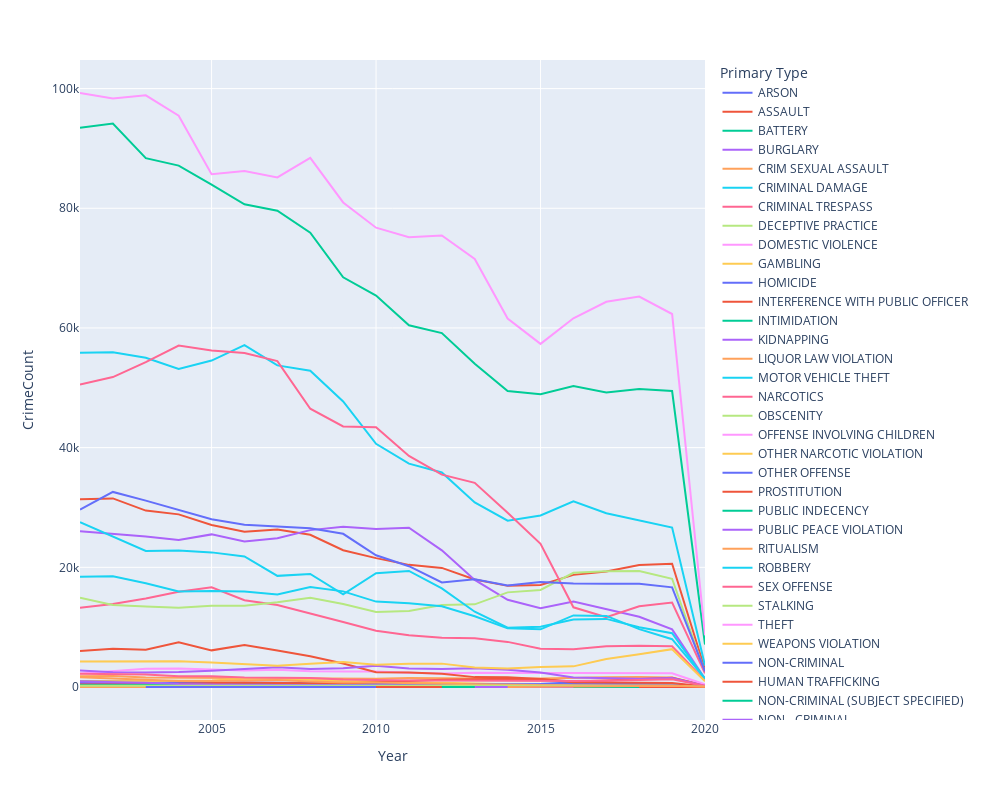

Notebook code cell kept with this figure:
### Markdown cell above
## Insights about the Arrests made in cases of Domestic crimes per year.
1. There is no significant change in the arrests made for domestic crimes over the years with Std. Dev. being 1.58%.  
2. Maximum arrests were made in year 2014 with 21.49% arrest rate. Minimum arrests were made in year 2016 with 17.34%.

### Code cell
groupby_crimes_year=after_dropped_data[['ID','Year','Primary Type']].groupby(['Year','Primary Type']).count().reset_index().rename(columns={'ID':'CrimeCount'})


fig = px.line(groupby_crimes_year, x="Year", y="CrimeCount", color="Primary Type",
              line_group="Primary Type", hover_name="Primary Type",width=1000, height=800)
fig.show()

ax,fig=plt.subplots(figsize=(25,15))
sns.lineplot(data=groupby_crimes_year,x='Year',y='CrimeCount',hue='Primary Type')

### Figure 1 — Plotly figure (JSON) as saved in the notebook; plotly's stock layout.template omitted (floating-point values rounded to 4 significant figures)
{"data": [{"hoverlabel": {"namelength": 0}, "hovertemplate": "<b>%{hovertext}</b><br><br>Primary Type=ARSON<br>Year=%{x}<br>CrimeCount=%{y}", "hovertext": ["ARSON", "ARSON", "ARSON", "ARSON", "ARSON", "ARSON", "ARSON", "ARSON", "ARSON", "ARSON", "ARSON", "ARSON", "ARSON", "ARSON", "ARSON", "ARSON", "ARSON", "ARSON", "ARSON", "ARSON"], "legendgroup": "ARSON", "line": {"color": "#636efa", "dash": "solid"}, "mode": "lines", "name": "ARSON", "showlegend": true, "type": "scatter", "x": [2001, 2002, 2003, 2004, 2005, 2006, 2007, 2008, 2009, 2010, 2011, 2012, 2013, 2014, 2015, 2016, 2017, 2018, 2019, 2020], "xaxis": "x", "y": [1010, 1032, 955, 778, 691, 726, 712, 644, 616, 522, 504, 469, 364, 397, 453, 516, 444, 373, 378, 58], "yaxis": "y"}, {"hoverlabel": {"namelength": 0}, "hovertemplate": "<b>%{hovertext}</b><br><br>Primary Type=ASSAULT<br>Year=%{x}<br>CrimeCount=%{y}", "hovertext": ["ASSAULT", "ASSAULT", "ASSAULT", "ASSAULT", "ASSAULT", "ASSAULT", "ASSAULT", "ASSAULT", "ASSAULT", "ASSAULT", "ASSAULT", "ASSAULT", "ASSAULT", "ASSAULT", "ASSAULT", "ASSAULT", "ASSAULT", "ASSAULT", "ASSAULT", "ASSAULT"], "legendgroup": "ASSAULT", "line": {"color": "#EF553B", "dash": "solid"}, "mode": "lines", "name": "ASSAULT", "showlegend": true, "type": "scatter", "x": [2001, 2002, 2003, 2004, 2005, 2006, 2007, 2008, 2009, 2010, 2011, 2012, 2013, 2014, 2015, 2016, 2017, 2018, 2019, 2020], "xaxis": "x", "y": [31384, 31521, 29477, 28850, 27066, 25945, 26313, 25447, 22861, 21537, 20411, 19899, 17972, 16903, 17045, 18741, 19305, 20402, 20602, 2920], "yaxis": "y"}, {"hoverlabel": {"namelength": 0}, "hovertemplate": "<b>%{hovertext}</b><br><br>Primary Type=BATTERY<br>Year=%{x}<br>CrimeCount=%{y}", "hovertext": ["BATTERY", "BATTERY", "BATTERY", "BATTERY", "BATTERY", "BATTERY", "BATTERY", "BATTERY", "BATTERY", "BATTERY", "BATTERY", "BATTERY", "BATTERY", "BATTERY", "BATTERY", "BATTERY", "BATTERY", "BATTERY", "BATTERY", "BATTERY"], "legendgroup": "BATTERY", "line": {"color": "#00cc96", "dash": "solid"}, "mode": "lines", "name": "BATTERY", "showlegend": true, "type": "scatter", "x": [2001, 2002, 2003, 2004, 2005, 2006, 2007, 2008, 2009, 2010, 2011, 2012, 2013, 2014, 2015, 2016, 2017, 2018, 2019, 2020], "xaxis": "x", "y": [93445, 94151, 88379, 87136, 83964, 80666, 79592, 75923, 68462, 65403, 60458, 59136, 54003, 49449, 48918, 50293, 49227, 49810, 49466, 7083], "yaxis": "y"}, {"hoverlabel": {"namelength": 0}, "hovertemplate": "<b>%{hovertext}</b><br><br>Primary Type=BURGLARY<br>Year=%{x}<br>CrimeCount=%{y}", "hovertext": ["BURGLARY", "BURGLARY", "BURGLARY", "BURGLARY", "BURGLARY", "BURGLARY", "BURGLARY", "BURGLARY", "BURGLARY", "BURGLARY", "BURGLARY", "BURGLARY", "BURGLARY", "BURGLARY", "BURGLARY", "BURGLARY", "BURGLARY", "BURGLARY", "BURGLARY", "BURGLARY"], "legendgroup": "BURGLARY", "line": {"color": "#ab63fa", "dash": "solid"}, "mode": "lines", "name": "BURGLARY", "showlegend": true, "type": "scatter", "x": [2001, 2002, 2003, 2004, 2005, 2006, 2007, 2008, 2009, 2010, 2011, 2012, 2013, 2014, 2015, 2016, 2017, 2018, 2019, 2020], "xaxis": "x", "y": [26011, 25623, 25156, 24564, 25503, 24324, 24858, 26218, 26767, 26422, 26620, 22843, 17895, 14569, 13183, 14287, 12998, 11745, 9623, 1349], "yaxis": "y"}, {"hoverlabel": {"namelength": 0}, "hovertemplate": "<b>%{hovertext}</b><br><br>Primary Type=CRIM SEXUAL ASSAULT<br>Year=%{x}<br>CrimeCount=%{y}", "hovertext": ["CRIM SEXUAL ASSAULT", "CRIM SEXUAL ASSAULT", "CRIM SEXUAL ASSAULT", "CRIM SEXUAL ASSAULT", "CRIM SEXUAL ASSAULT", "CRIM SEXUAL ASSAULT", "CRIM SEXUAL ASSAULT", "CRIM SEXUAL ASSAULT", "CRIM SEXUAL ASSAULT", "CRIM SEXUAL ASSAULT", "CRIM SEXUAL ASSAULT", "CRIM SEXUAL ASSAULT", "CRIM SEXUAL ASSAULT", "CRIM SEXUAL ASSAULT", "CRIM SEXUAL ASSAULT", "CRIM SEXUAL ASSAULT", "CRIM SEXUAL ASSAULT", "CRIM SEXUAL ASSAULT", "CRIM SEXUAL ASSAULT", "CRIM SEXUAL ASSAULT"], "legendgroup": "CRIM SEXUAL ASSAULT", "line": {"color": "#FFA15A", "dash": "solid"}, "mode": "lines", "name": "CRIM SEXUAL ASSAULT", "showlegend": true, "type": "scatter", "x": [2001, 2002, 2003, 2004, 2005, 2006, 2007, 2008, 2009, 2010, 2011, 2012, 2013, 2014, 2015, 2016, 2017, 2018, 2019, 2020], "xaxis": "x", "y": [1804, 1831, 1600, 1575, 1553, 1475, 1552, 1540, 1435, 1370, 1488, 1431, 1320, 1359, 1410, 1580, 1642, 1653, 1594, 251], "yaxis": "y"}, {"hoverlabel": {"namelength": 0}, "hovertemplate": "<b>%{hovertext}</b><br><br>Primary Type=CRIMINAL DAMAGE<br>Year=%{x}<br>CrimeCount=%{y}", "hovertext": ["CRIMINAL DAMAGE", "CRIMINAL DAMAGE", "CRIMINAL DAMAGE", "CRIMINAL DAMAGE", "CRIMINAL DAMAGE", "CRIMINAL DAMAGE", "CRIMINAL DAMAGE", "CRIMINAL DAMAGE", "CRIMINAL DAMAGE", "CRIMINAL DAMAGE", "CRIMINAL DAMAGE", "CRIMINAL DAMAGE", "CRIMINAL DAMAGE", "CRIMINAL DAMAGE", "CRIMINAL DAMAGE", "CRIMINAL DAMAGE", "CRIMINAL DAMAGE", "CRIMINAL DAMAGE", "CRIMINAL DAMAGE", "CRIMINAL DAMAGE"], "legendgroup": "CRIMINAL DAMAGE", "line": {"color": "#19d3f3", "dash": "solid"}, "mode": "lines", "name": "CRIMINAL DAMAGE", "showlegend": true, "type": "scatter", "x": [2001, 2002, 2003, 2004, 2005, 2006, 2007, 2008, 2009, 2010, 2011, 2012, 2013, 2014, 2015, 2016, 2017, 2018, 2019, 2020], "xaxis": "x", "y": [55851, 55940, 55011, 53164, 54548, 57124, 53749, 52841, 47724, 40653, 37332, 35854, 30853, 27798, 28675, 31018, 29044, 27822, 26656, 3591], "yaxis": "y"}, {"hoverlabel": {"namelength": 0}, "hovertemplate": "<b>%{hovertext}</b><br><br>Primary Type=CRIMINAL TRESPASS<br>Year=%{x}<br>CrimeCount=%{y}", "hovertext": ["CRIMINAL TRESPASS", "CRIMINAL TRESPASS", "CRIMINAL TRESPASS", "CRIMINAL TRESPASS", "CRIMINAL TRESPASS", "CRIMINAL TRESPASS", "CRIMINAL TRESPASS", "CRIMINAL TRESPASS", "CRIMINAL TRESPASS", "CRIMINAL TRESPASS", "CRIMINAL TRESPASS", "CRIMINAL TRESPASS", "CRIMINAL TRESPASS", "CRIMINAL TRESPASS", "CRIMINAL TRESPASS", "CRIMINAL TRESPASS", "CRIMINAL TRESPASS", "CRIMINAL TRESPASS", "CRIMINAL TRESPASS", "CRIMINAL TRESPASS"], "legendgroup": "CRIMINAL TRESPASS", "line": {"color": "#FF6692", "dash": "solid"}, "mode": "lines", "name": "CRIMINAL TRESPASS", "showlegend": true, "type": "scatter", "x": [2001, 2002, 2003, 2004, 2005, 2006, 2007, 2008, 2009, 2010, 2011, 2012, 2013, 2014, 2015, 2016, 2017, 2018, 2019, 2020], "xaxis": "x", "y": [13240, 13880, 14807, 15913, 16655, 14505, 13699, 12310, 10851, 9401, 8659, 8216, 8136, 7539, 6401, 6306, 6815, 6907, 6817, 1116], "yaxis": "y"}, {"hoverlabel": {"namelength": 0}, "hovertemplate": "<b>%{hovertext}</b><br><br>Primary Type=DECEPTIVE PRACTICE<br>Year=%{x}<br>CrimeCount=%{y}", "hovertext": ["DECEPTIVE PRACTICE", "DECEPTIVE PRACTICE", "DECEPTIVE PRACTICE", "DECEPTIVE PRACTICE", "DECEPTIVE PRACTICE", "DECEPTIVE PRACTICE", "DECEPTIVE PRACTICE", "DECEPTIVE PRACTICE", "DECEPTIVE PRACTICE", "DECEPTIVE PRACTICE", "DECEPTIVE PRACTICE", "DECEPTIVE PRACTICE", "DECEPTIVE PRACTICE", "DECEPTIVE PRACTICE", "DECEPTIVE PRACTICE", "DECEPTIVE PRACTICE", "DECEPTIVE PRACTICE", "DECEPTIVE PRACTICE", "DECEPTIVE PRACTICE", "DECEPTIVE PRACTICE"], "legendgroup": "DECEPTIVE PRACTICE", "line": {"color": "#B6E880", "dash": "solid"}, "mode": "lines", "name": "DECEPTIVE PRACTICE", "showlegend": true, "type": "scatter", "x": [2001, 2002, 2003, 2004, 2005, 2006, 2007, 2008, 2009, 2010, 2011, 2012, 2013, 2014, 2015, 2016, 2017, 2018, 2019, 2020], "xaxis": "x", "y": [14910, 13719, 13457, 13250, 13575, 13594, 14153, 14906, 13854, 12530, 12690, 13698, 13818, 15815, 16226, 19079, 19358, 19391, 18093, 2420], "yaxis": "y"}, {"hoverlabel": {"namelength": 0}, "hovertemplate": "<b>%{hovertext}</b><br><br>Primary Type=DOMESTIC VIOLENCE<br>Year=%{x}<br>CrimeCount=%{y}", "hovertext": ["DOMESTIC VIOLENCE"], "legendgroup": "DOMESTIC VIOLENCE", "line": {"color": "#FF97FF", "dash": "solid"}, "mode": "lines", "name": "DOMESTIC VIOLENCE", "showlegend": true, "type": "scatter", "x": [2001], "xaxis": "x", "y": [1], "yaxis": "y"}, {"hoverlabel": {"namelength": 0}, "hovertemplate": "<b>%{hovertext}</b><br><br>Primary Type=GAMBLING<br>Year=%{x}<br>CrimeCount=%{y}", "hovertext": ["GAMBLING", "GAMBLING", "GAMBLING", "GAMBLING", "GAMBLING", "GAMBLING", "GAMBLING", "GAMBLING", "GAMBLING", "GAMBLING", "GAMBLING", "GAMBLING", "GAMBLING", "GAMBLING", "GAMBLING", "GAMBLING", "GAMBLING", "GAMBLING", "GAMBLING", "GAMBLING"], "legendgroup": "GAMBLING", "line": {"color": "#FECB52", "dash": "solid"}, "mode": "lines", "name": "GAMBLING", "showlegend": true, "type": "scatter", "x": [2001, 2002, 2003, 2004, 2005, 2006, 2007, 2008, 2009, 2010, 2011, 2012, 2013, 2014, 2015, 2016, 2017, 2018, 2019, 2020], "xaxis": "x", "y": [934, 971, 1088, 1122, 1078, 1368, 1409, 1199, 991, 927, 736, 724, 596, 393, 310, 189, 191, 201, 142, 2], "yaxis": "y"}, {"hoverlabel": {"namelength": 0}, "hovertemplate": "<b>%{hovertext}</b><br><br>Primary Type=HOMICIDE<br>Year=%{x}<br>CrimeCount=%{y}", "hovertext": ["HOMICIDE", "HOMICIDE", "HOMICIDE", "HOMICIDE", "HOMICIDE", "HOMICIDE", "HOMICIDE", "HOMICIDE", "HOMICIDE", "HOMICIDE", "HOMICIDE", "HOMICIDE", "HOMICIDE", "HOMICIDE", "HOMICIDE", "HOMICIDE", "HOMICIDE", "HOMICIDE", "HOMICIDE", "HOMICIDE"], "legendgroup": "HOMICIDE", "line": {"color": "#636efa", "dash": "solid"}, "mode": "lines", "name": "HOMICIDE", "showlegend": true, "type": "scatter", "x": [2001, 2002, 2003, 2004, 2005, 2006, 2007, 2008, 2009, 2010, 2011, 2012, 2013, 2014, 2015, 2016, 2017, 2018, 2019, 2020], "xaxis": "x", "y": [667, 657, 604, 454, 453, 476, 448, 513, 460, 438, 438, 515, 429, 426, 502, 788, 674, 600, 505, 75], "yaxis": "y"}, {"hoverlabel": {"namelength": 0}, "hovertemplate": "<b>%{hovertext}</b><br><br>Primary Type=INTERFERENCE WITH PUBLIC OFFICER<br>Year=%{x}<br>CrimeCount=%{y}", "hovertext": ["INTERFERENCE WITH PUBLIC OFFICER", "INTERFERENCE WITH PUBLIC OFFICER", "INTERFERENCE WITH PUBLIC OFFICER", "INTERFERENCE WITH PUBLIC OFFICER", "INTERFERENCE WITH PUBLIC OFFICER", "INTERFERENCE WITH PUBLIC OFFICER", "INTERFERENCE WITH PUBLIC OFFICER", "INTERFERENCE WITH PUBLIC OFFICER", "INTERFERENCE WITH PUBLIC OFFICER", "INTERFERENCE WITH PUBLIC OFFICER", "INTERFERENCE WITH PUBLIC OFFICER", "INTERFERENCE WITH PUBLIC OFFICER", "INTERFERENCE WITH PUBLIC OFFICER", "INTERFERENCE WITH PUBLIC OFFICER", "INTERFERENCE WITH PUBLIC OFFICER", "INTERFERENCE WITH PUBLIC OFFICER", "INTERFERENCE WITH PUBLIC OFFICER", "INTERFERENCE WITH PUBLIC OFFICER", "INTERFERENCE WITH PUBLIC OFFICER", "INTERFERENCE WITH PUBLIC OFFICER"], "legendgroup": "INTERFERENCE WITH PUBLIC OFFICER", "line": {"color": "#EF553B", "dash": "solid"}, "mode": "lines", "name": "INTERFERENCE WITH PUBLIC OFFICER", "showlegend": true, "type": "scatter", "x": [2001, 2002, 2003, 2004, 2005, 2006, 2007, 2008, 2009, 2010, 2011, 2012, 2013, 2014, 2015, 2016, 2017, 2018, 2019, 2020], "xaxis": "x", "y": [406, 361, 408, 531, 615, 758, 677, 580, 573, 797, 1048, 1228, 1281, 1399, 1308, 936, 1087, 1306, 1546, 239], "yaxis": "y"}, {"hoverlabel": {"namelength": 0}, "hovertemplate": "<b>%{hovertext}</b><br><br>Primary Type=INTIMIDATION<br>Year=%{x}<br>CrimeCount=%{y}", "hovertext": ["INTIMIDATION", "INTIMIDATION", "INTIMIDATION", "INTIMIDATION", "INTIMIDATION", "INTIMIDATION", "INTIMIDATION", "INTIMIDATION", "INTIMIDATION", "INTIMIDATION", "INTIMIDATION", "INTIMIDATION", "INTIMIDATION", "INTIMIDATION", "INTIMIDATION", "INTIMIDATION", "INTIMIDATION", "INTIMIDATION", "INTIMIDATION", "INTIMIDATION"], "legendgroup": "INTIMIDATION", "line": {"color": "#00cc96", "dash": "solid"}, "mode": "lines", "name": "INTIMIDATION", "showlegend": true, "type": "scatter", "x": [2001, 2002, 2003, 2004, 2005, 2006, 2007, 2008, 2009, 2010, 2011, 2012, 2013, 2014, 2015, 2016, 2017, 2018, 2019, 2020], "xaxis": "x", "y": [279, 337, 364, 349, 258, 276, 255, 261, 231, 197, 171, 156, 135, 115, 123, 135, 151, 169, 163, 21], "yaxis": "y"}, {"hoverlabel": {"namelength": 0}, "hovertemplate": "<b>%{hovertext}</b><br><br>Primary Type=KIDNAPPING<br>Year=%{x}<br>CrimeCount=%{y}", "hovertext": ["KIDNAPPING", "KIDNAPPING", "KIDNAPPING", "KIDNAPPING", "KIDNAPPING", "KIDNAPPING", "KIDNAPPING", "KIDNAPPING", "KIDNAPPING", "KIDNAPPING", "KIDNAPPING", "KIDNAPPING", "KIDNAPPING", "KIDNAPPING", "KIDNAPPING", "KIDNAPPING", "KIDNAPPING", "KIDNAPPING", "KIDNAPPING", "KIDNAPPING"], "legendgroup": "KIDNAPPING", "line": {"color": "#ab63fa", "dash": "solid"}, "mode": "lines", "name": "KIDNAPPING", "showlegend": true, "type": "scatter", "x": [2001, 2002, 2003, 2004, 2005, 2006, 2007, 2008, 2009, 2010, 2011, 2012, 2013, 2014, 2015, 2016, 2017, 2018, 2019, 2020], "xaxis": "x", "y": [933, 829, 705, 482, 389, 339, 329, 359, 293, 313, 266, 235, 242, 220, 190, 202, 190, 171, 173, 28], "yaxis": "y"}, {"hoverlabel": {"namelength": 0}, "hovertemplate": "<b>%{hovertext}</b><br><br>Primary Type=LIQUOR LAW VIOLATION<br>Year=%{x}<br>CrimeCount=%{y}", "hovertext": ["LIQUOR LAW VIOLATION", "LIQUOR LAW VIOLATION", "LIQUOR LAW VIOLATION", "LIQUOR LAW VIOLATION", "LIQUOR LAW VIOLATION", "LIQUOR LAW VIOLATION", "LIQUOR LAW VIOLATION", "LIQUOR LAW VIOLATION", "LIQUOR LAW VIOLATION", "LIQUOR LAW VIOLATION", "LIQUOR LAW VIOLATION", "LIQUOR LAW VIOLATION", "LIQUOR LAW VIOLATION", "LIQUOR LAW VIOLATION", "LIQUOR LAW VIOLATION", "LIQUOR LAW VIOLATION", "LIQUOR LAW VIOLATION", "LIQUOR LAW VIOLATION", "LIQUOR LAW VIOLATION", "LIQUOR LAW VIOLATION"], "legendgroup": "LIQUOR LAW VIOLATION", "line": {"color": "#FFA15A", "dash": "solid"}, "mode": "lines", "name": "LIQUOR LAW VIOLATION", "showlegend": true, "type": "scatter", "x": [2001, 2002, 2003, 2004, 2005, 2006, 2007, 2008, 2009, 2010, 2011, 2012, 2013, 2014, 2015, 2016, 2017, 2018, 2019, 2020], "xaxis": "x", "y": [1637, 1414, 1311, 985, 1005, 1135, 1170, 912, 746, 736, 619, 573, 465, 397, 292, 227, 191, 268, 230, 36], "yaxis": "y"}, {"hoverlabel": {"namelength": 0}, "hovertemplate": "<b>%{hovertext}</b><br><br>Primary Type=MOTOR VEHICLE THEFT<br>Year=%{x}<br>CrimeCount=%{y}", "hovertext": ["MOTOR VEHICLE THEFT", "MOTOR VEHICLE THEFT", "MOTOR VEHICLE THEFT", "MOTOR VEHICLE THEFT", "MOTOR VEHICLE THEFT", "MOTOR VEHICLE THEFT", "MOTOR VEHICLE THEFT", "MOTOR VEHICLE THEFT", "MOTOR VEHICLE THEFT", "MOTOR VEHICLE THEFT", "MOTOR VEHICLE THEFT", "MOTOR VEHICLE THEFT", "MOTOR VEHICLE THEFT", "MOTOR VEHICLE THEFT", "MOTOR VEHICLE THEFT", "MOTOR VEHICLE THEFT", "MOTOR VEHICLE THEFT", "MOTOR VEHICLE THEFT", "MOTOR VEHICLE THEFT", "MOTOR VEHICLE THEFT"], "legendgroup": "MOTOR VEHICLE THEFT", "line": {"color": "#19d3f3", "dash": "solid"}, "mode": "lines", "name": "MOTOR VEHICLE THEFT", "showlegend": true, "type": "scatter", "x": [2001, 2002, 2003, 2004, 2005, 2006, 2007, 2008, 2009, 2010, 2011, 2012, 2013, 2014, 2015, 2016, 2017, 2018, 2019, 2020], "xaxis": "x", "y": [27549, 25121, 22748, 22805, 22497, 21818, 18573, 18881, 15482, 19029, 19388, 16492, 12582, 9912, 10068, 11293, 11383, 9984, 8978, 1334], "yaxis": "y"}, {"hoverlabel": {"namelength": 0}, "hovertemplate": "<b>%{hovertext}</b><br><br>Primary Type=NARCOTICS<br>Year=%{x}<br>CrimeCount=%{y}", "hovertext": ["NARCOTICS", "NARCOTICS", "NARCOTICS", "NARCOTICS", "NARCOTICS", "NARCOTICS", "NARCOTICS", "NARCOTICS", "NARCOTICS", "NARCOTICS", "NARCOTICS", "NARCOTICS", "NARCOTICS", "NARCOTICS", "NARCOTICS", "NARCOTICS", "NARCOTICS", "NARCOTICS", "NARCOTICS", "NARCOTICS"], "legendgroup": "NARCOTICS", "line": {"color": "#FF6692", "dash": "solid"}, "mode": "lines", "name": "NARCOTICS", "showlegend": true, "type": "scatter", "x": [2001, 2002, 2003, 2004, 2005, 2006, 2007, 2008, 2009, 2010, 2011, 2012, 2013, 2014, 2015, 2016, 2017, 2018, 2019, 2020], "xaxis": "x", "y": [50567, 51789, 54288, 57060, 56234, 55813, 54454, 46507, 43542, 43393, 38605, 35488, 34127, 29118, 23935, 13314, 11666, 13503, 14113, 2287], "yaxis": "y"}, {"hoverlabel": {"namelength": 0}, "hovertemplate": "<b>%{hovertext}</b><br><br>Primary Type=OBSCENITY<br>Year=%{x}<br>CrimeCount=%{y}", "hovertext": ["OBSCENITY", "OBSCENITY", "OBSCENITY", "OBSCENITY", "OBSCENITY", "OBSCENITY", "OBSCENITY", "OBSCENITY", "OBSCENITY", "OBSCENITY", "OBSCENITY", "OBSCENITY", "OBSCENITY", "OBSCENITY", "OBSCENITY", "OBSCENITY", "OBSCENITY", "OBSCENITY", "OBSCENITY", "OBSCENITY"], "legendgroup": "OBSCENITY", "line": {"color": "#B6E880", "dash": "solid"}, "mode": "lines", "name": "OBSCENITY", "showlegend": true, "type": "scatter", "x": [2001, 2002, 2003, 2004, 2005, 2006, 2007, 2008, 2009, 2010, 2011, 2012, 2013, 2014, 2015, 2016, 2017, 2018, 2019, 2020], "xaxis": "x", "y": [19, 26, 16, 13, 19, 17, 11, 13, 21, 34, 40, 26, 25, 38, 48, 51, 86, 86, 59, 9], "yaxis": "y"}, {"hoverlabel": {"namelength": 0}, "hovertemplate": "<b>%{hovertext}</b><br><br>Primary Type=OFFENSE INVOLVING CHILDREN<br>Year=%{x}<br>CrimeCount=%{y}", "hovertext": ["OFFENSE INVOLVING CHILDREN", "OFFENSE INVOLVING CHILDREN", "OFFENSE INVOLVING CHILDREN", "OFFENSE INVOLVING CHILDREN", "OFFENSE INVOLVING CHILDREN", "OFFENSE INVOLVING CHILDREN", "OFFENSE INVOLVING CHILDREN", "OFFENSE INVOLVING CHILDREN", "OFFENSE INVOLVING CHILDREN", "OFFENSE INVOLVING CHILDREN", "OFFENSE INVOLVING CHILDREN", "OFFENSE INVOLVING CHILDREN", "OFFENSE INVOLVING CHILDREN", "OFFENSE INVOLVING CHILDREN", "OFFENSE INVOLVING CHILDREN", "OFFENSE INVOLVING CHILDREN", "OFFENSE INVOLVING CHILDREN", "OFFENSE INVOLVING CHILDREN", "OFFENSE INVOLVING CHILDREN", "OFFENSE INVOLVING CHILDREN"], "legendgroup": "OFFENSE INVOLVING CHILDREN", "line": {"color": "#FF97FF", "dash": "solid"}, "mode": "lines", "name": "OFFENSE INVOLVING CHILDREN", "showlegend": true, "type": "scatter", "x": [2001, 2002, 2003, 2004, 2005, 2006, 2007, 2008, 2009, 2010, 2011, 2012, 2013, 2014, 2015, 2016, 2017, 2018, 2019, 2020], "xaxis": "x", "y": [2245, 2581, 3038, 3082, 2886, 2762, 2896, 2629, 2592, 2572, 2371, 2249, 2395, 2421, 2340, 2344, 2294, 2279, 2286, 431], "yaxis": "y"}, {"hoverlabel": {"namelength": 0}, "hovertemplate": "<b>%{hovertext}</b><br><br>Primary Type=OTHER NARCOTIC VIOLATION<br>Year=%{x}<br>CrimeCount=%{y}", "hovertext": ["OTHER NARCOTIC VIOLATION", "OTHER NARCOTIC VIOLATION", "OTHER NARCOTIC VIOLATION", "OTHER NARCOTIC VIOLATION", "OTHER NARCOTIC VIOLATION", "OTHER NARCOTIC VIOLATION", "OTHER NARCOTIC VIOLATION", "OTHER NARCOTIC VIOLATION", "OTHER NARCOTIC VIOLATION", "OTHER NARCOTIC VIOLATION", "OTHER NARCOTIC VIOLATION", "OTHER NARCOTIC VIOLATION", "OTHER NARCOTIC VIOLATION", "OTHER NARCOTIC VIOLATION", "OTHER NARCOTIC VIOLATION", "OTHER NARCOTIC VIOLATION", "OTHER NARCOTIC VIOLATION", "OTHER NARCOTIC VIOLATION", "OTHER NARCOTIC VIOLATION", "OTHER NARCOTIC VIOLATION"], "legendgroup": "OTHER NARCOTIC VIOLATION", "line": {"color": "#FECB52", "dash": "solid"}, "mode": "lines", "name": "OTHER NARCOTIC VIOLATION", "showlegend": true, "type": "scatter", "x": [2001, 2002, 2003, 2004, 2005, 2006, 2007, 2008, 2009, 2010, 2011, 2012, 2013, 2014, 2015, 2016, 2017, 2018, 2019, 2020], "xaxis": "x", "y": [6, 5, 2, 9, 9, 9, 12, 12, 7, 6, 5, 6, 5, 10, 5, 4, 11, 1, 8, 3], "yaxis": "y"}, {"hoverlabel": {"namelength": 0}, "hovertemplate": "<b>%{hovertext}</b><br><br>Primary Type=OTHER OFFENSE<br>Year=%{x}<br>CrimeCount=%{y}", "hovertext": ["OTHER OFFENSE", "OTHER OFFENSE", "OTHER OFFENSE", "OTHER OFFENSE", "OTHER OFFENSE", "OTHER OFFENSE", "OTHER OFFENSE", "OTHER OFFENSE", "OTHER OFFENSE", "OTHER OFFENSE", "OTHER OFFENSE", "OTHER OFFENSE", "OTHER OFFENSE", "OTHER OFFENSE", "OTHER OFFENSE", "OTHER OFFENSE", "OTHER OFFENSE", "OTHER OFFENSE", "OTHER OFFENSE", "OTHER OFFENSE"], "legendgroup": "OTHER OFFENSE", "line": {"color": "#636efa", "dash": "solid"}, "mode": "lines", "name": "OTHER OFFENSE", "showlegend": true, "type": "scatter", "x": [2001, 2002, 2003, 2004, 2005, 2006, 2007, 2008, 2009, 2010, 2011, 2012, 2013, 2014, 2015, 2016, 2017, 2018, 2019, 2020], "xaxis": "x", "y": [29657, 32599, 31147, 29532, 28028, 27101, 26863, 26533, 25601, 22012, 20192, 17481, 17995, 16984, 17559, 17299, 17248, 17237, 16652, 2628], "yaxis": "y"}, {"hoverlabel": {"namelength": 0}, "hovertemplate": "<b>%{hovertext}</b><br><br>Primary Type=PROSTITUTION<br>Year=%{x}<br>CrimeCount=%{y}", "hovertext": ["PROSTITUTION", "PROSTITUTION", "PROSTITUTION", "PROSTITUTION", "PROSTITUTION", "PROSTITUTION", "PROSTITUTION", "PROSTITUTION", "PROSTITUTION", "PROSTITUTION", "PROSTITUTION", "PROSTITUTION", "PROSTITUTION", "PROSTITUTION", "PROSTITUTION", "PROSTITUTION", "PROSTITUTION", "PROSTITUTION", "PROSTITUTION", "PROSTITUTION"], "legendgroup": "PROSTITUTION", "line": {"color": "#EF553B", "dash": "solid"}, "mode": "lines", "name": "PROSTITUTION", "showlegend": true, "type": "scatter", "x": [2001, 2002, 2003, 2004, 2005, 2006, 2007, 2008, 2009, 2010, 2011, 2012, 2013, 2014, 2015, 2016, 2017, 2018, 2019, 2020], "xaxis": "x", "y": [6026, 6408, 6214, 7476, 6124, 7034, 6087, 5141, 3940, 2485, 2424, 2204, 1652, 1626, 1322, 800, 735, 718, 680, 65], "yaxis": "y"}, {"hoverlabel": {"namelength": 0}, "hovertemplate": "<b>%{hovertext}</b><br><br>Primary Type=PUBLIC INDECENCY<br>Year=%{x}<br>CrimeCount=%{y}", "hovertext": ["PUBLIC INDECENCY", "PUBLIC INDECENCY", "PUBLIC INDECENCY", "PUBLIC INDECENCY", "PUBLIC INDECENCY", "PUBLIC INDECENCY", "PUBLIC INDECENCY", "PUBLIC INDECENCY", "PUBLIC INDECENCY", "PUBLIC INDECENCY", "PUBLIC INDECENCY", "PUBLIC INDECENCY", "PUBLIC INDECENCY", "PUBLIC INDECENCY", "PUBLIC INDECENCY", "PUBLIC INDECENCY", "PUBLIC INDECENCY", "PUBLIC INDECENCY", "PUBLIC INDECENCY", "PUBLIC INDECENCY"], "legendgroup": "PUBLIC INDECENCY", "line": {"color": "#00cc96", "dash": "solid"}, "mode": "lines", "name": "PUBLIC INDECENCY", "showlegend": true, "type": "scatter", "x": [2001, 2002, 2003, 2004, 2005, 2006, 2007, 2008, 2009, 2010, 2011, 2012, 2013, 2014, 2015, 2016, 2017, 2018, 2019, 2020], "xaxis": "x", "y": [9, 8, 6, 9, 4, 4, 5, 4, 10, 7, 13, 17, 10, 10, 14, 10, 10, 14, 11, 2], "yaxis": "y"}, {"hoverlabel": {"namelength": 0}, "hovertemplate": "<b>%{hovertext}</b><br><br>Primary Type=PUBLIC PEACE VIOLATION<br>Year=%{x}<br>CrimeCount=%{y}", "hovertext": ["PUBLIC PEACE VIOLATION", "PUBLIC PEACE VIOLATION", "PUBLIC PEACE VIOLATION", "PUBLIC PEACE VIOLATION", "PUBLIC PEACE VIOLATION", "PUBLIC PEACE VIOLATION", "PUBLIC PEACE VIOLATION", "PUBLIC PEACE VIOLATION", "PUBLIC PEACE VIOLATION", "PUBLIC PEACE VIOLATION", "PUBLIC PEACE VIOLATION", "PUBLIC PEACE VIOLATION", "PUBLIC PEACE VIOLATION", "PUBLIC PEACE VIOLATION", "PUBLIC PEACE VIOLATION", "PUBLIC PEACE VIOLATION", "PUBLIC PEACE VIOLATION", "PUBLIC PEACE VIOLATION", "PUBLIC PEACE VIOLATION", "PUBLIC PEACE VIOLATION"], "legendgroup": "PUBLIC PEACE VIOLATION", "line": {"color": "#ab63fa", "dash": "solid"}, "mode": "lines", "name": "PUBLIC PEACE VIOLATION", "showlegend": true, "type": "scatter", "x": [2001, 2002, 2003, 2004, 2005, 2006, 2007, 2008, 2009, 2010, 2011, 2012, 2013, 2014, 2015, 2016, 2017, 2018, 2019, 2020], "xaxis": "x", "y": [2750, 2457, 2430, 2495, 2730, 3068, 3315, 3013, 3147, 3538, 3095, 3007, 3135, 2903, 2422, 1607, 1498, 1371, 1519, 196], "yaxis": "y"}, {"hoverlabel": {"namelength": 0}, "hovertemplate": "<b>%{hovertext}</b><br><br>Primary Type=RITUALISM<br>Year=%{x}<br>CrimeCount=%{y}", "hovertext": ["RITUALISM", "RITUALISM", "RITUALISM", "RITUALISM", "RITUALISM", "RITUALISM", "RITUALISM"], "legendgroup": "RITUALISM", "line": {"color": "#FFA15A", "dash": "solid"}, "mode": "lines", "name": "RITUALISM", "showlegend": true, "type": "scatter", "x": [2001, 2002, 2003, 2004, 2005, 2006, 2007], "xaxis": "x", "y": [8, 2, 2, 1, 2, 7, 1], "yaxis": "y"}, {"hoverlabel": {"namelength": 0}, "hovertemplate": "<b>%{hovertext}</b><br><br>Primary Type=ROBBERY<br>Year=%{x}<br>CrimeCount=%{y}", "hovertext": ["ROBBERY", "ROBBERY", "ROBBERY", "ROBBERY", "ROBBERY", "ROBBERY", "ROBBERY", "ROBBERY", "ROBBERY", "ROBBERY", "ROBBERY", "ROBBERY", "ROBBERY", "ROBBERY", "ROBBERY", "ROBBERY", "ROBBERY", "ROBBERY", "ROBBERY", "ROBBERY"], "legendgroup": "ROBBERY", "line": {"color": "#19d3f3", "dash": "solid"}, "mode": "lines", "name": "ROBBERY", "showlegend": true, "type": "scatter", "x": [2001, 2002, 2003, 2004, 2005, 2006, 2007, 2008, 2009, 2010, 2011, 2012, 2013, 2014, 2015, 2016, 2017, 2018, 2019, 2020], "xaxis": "x", "y": [18441, 18522, 17332, 15978, 16047, 15968, 15450, 16703, 15980, 14274, 13983, 13485, 11820, 9799, 9638, 11960, 11880, 9679, 7988, 1391], "yaxis": "y"}, {"hoverlabel": {"namelength": 0}, "hovertemplate": "<b>%{hovertext}</b><br><br>Primary Type=SEX OFFENSE<br>Year=%{x}<br>CrimeCount=%{y}", "hovertext": ["SEX OFFENSE", "SEX OFFENSE", "SEX OFFENSE", "SEX OFFENSE", "SEX OFFENSE", "SEX OFFENSE", "SEX OFFENSE", "SEX OFFENSE", "SEX OFFENSE", "SEX OFFENSE", "SEX OFFENSE", "SEX OFFENSE", "SEX OFFENSE", "SEX OFFENSE", "SEX OFFENSE", "SEX OFFENSE", "SEX OFFENSE", "SEX OFFENSE", "SEX OFFENSE", "SEX OFFENSE"], "legendgroup": "SEX OFFENSE", "line": {"color": "#FF6692", "dash": "solid"}, "mode": "lines", "name": "SEX OFFENSE", "showlegend": true, "type": "scatter", "x": [2001, 2002, 2003, 2004, 2005, 2006, 2007, 2008, 2009, 2010, 2011, 2012, 2013, 2014, 2015, 2016, 2017, 2018, 2019, 2020], "xaxis": "x", "y": [2233, 2170, 2075, 1804, 1807, 1572, 1529, 1493, 1256, 1126, 1080, 1069, 1036, 989, 1009, 1000, 1032, 1140, 1278, 186], "yaxis": "y"}, {"hoverlabel": {"namelength": 0}, "hovertemplate": "<b>%{hovertext}</b><br><br>Primary Type=STALKING<br>Year=%{x}<br>CrimeCount=%{y}", "hovertext": ["STALKING", "STALKING", "STALKING", "STALKING", "STALKING", "STALKING", "STALKING", "STALKING", "STALKING", "STALKING", "STALKING", "STALKING", "STALKING", "STALKING", "STALKING", "STALKING", "STALKING", "STALKING", "STALKING", "STALKING"], "legendgroup": "STALKING", "line": {"color": "#B6E880", "dash": "solid"}, "mode": "lines", "name": "STALKING", "showlegend": true, "type": "scatter", "x": [2001, 2002, 2003, 2004, 2005, 2006, 2007, 2008, 2009, 2010, 2011, 2012, 2013, 2014, 2015, 2016, 2017, 2018, 2019, 2020], "xaxis": "x", "y": [203, 200, 247, 215, 192, 186, 213, 190, 168, 189, 181, 207, 154, 140, 155, 176, 191, 207, 221, 26], "yaxis": "y"}, {"hoverlabel": {"namelength": 0}, "hovertemplate": "<b>%{hovertext}</b><br><br>Primary Type=THEFT<br>Year=%{x}<br>CrimeCount=%{y}", "hovertext": ["THEFT", "THEFT", "THEFT", "THEFT", "THEFT", "THEFT", "THEFT", "THEFT", "THEFT", "THEFT", "THEFT", "THEFT", "THEFT", "THEFT", "THEFT", "THEFT", "THEFT", "THEFT", "THEFT", "THEFT"], "legendgroup": "THEFT", "line": {"color": "#FF97FF", "dash": "solid"}, "mode": "lines", "name": "THEFT", "showlegend": true, "type": "scatter", "x": [2001, 2002, 2003, 2004, 2005, 2006, 2007, 2008, 2009, 2010, 2011, 2012, 2013, 2014, 2015, 2016, 2017, 2018, 2019, 2020], "xaxis": "x", "y": [99265, 98327, 98875, 95463, 85684, 86240, 85156, 88433, 80975, 76756, 75149, 75462, 71531, 61565, 57341, 61614, 64368, 65253, 62333, 8660], "yaxis": "y"}, {"hoverlabel": {"namelength": 0}, "hovertemplate": "<b>%{hovertext}</b><br><br>Primary Type=WEAPONS VIOLATION<br>Year=%{x}<br>CrimeCount=%{y}", "hovertext": ["WEAPONS VIOLATION", "WEAPONS VIOLATION", "WEAPONS VIOLATION", "WEAPONS VIOLATION", "WEAPONS VIOLATION", "WEAPONS VIOLATION", "WEAPONS VIOLATION", "WEAPONS VIOLATION", "WEAPONS VIOLATION", "WEAPONS VIOLATION", "WEAPONS VIOLATION", "WEAPONS VIOLATION", "WEAPONS VIOLATION", "WEAPONS VIOLATION", "WEAPONS VIOLATION", "WEAPONS VIOLATION", "WEAPONS VIOLATION", "WEAPONS VIOLATION", "WEAPONS VIOLATION", "WEAPONS VIOLATION"], "legendgroup": "WEAPONS VIOLATION", "line": {"color": "#FECB52", "dash": "solid"}, "mode": "lines", "name": "WEAPONS VIOLATION", "showlegend": true, "type": "scatter", "x": [2001, 2002, 2003, 2004, 2005, 2006, 2007, 2008, 2009, 2010, 2011, 2012, 2013, 2014, 2015, 2016, 2017, 2018, 2019, 2020], "xaxis": "x", "y": [4274, 4281, 4211, 4297, 4106, 3821, 3554, 3877, 4158, 3704, 3880, 3907, 3246, 3113, 3364, 3451, 4686, 5456, 6324, 968], "yaxis": "y"}, {"hoverlabel": {"namelength": 0}, "hovertemplate": "<b>%{hovertext}</b><br><br>Primary Type=NON-CRIMINAL<br>Year=%{x}<br>CrimeCount=%{y}", "hovertext": ["NON-CRIMINAL", "NON-CRIMINAL", "NON-CRIMINAL", "NON-CRIMINAL", "NON-CRIMINAL", "NON-CRIMINAL", "NON-CRIMINAL", "NON-CRIMINAL", "NON-CRIMINAL", "NON-CRIMINAL", "NON-CRIMINAL"], "legendgroup": "NON-CRIMINAL", "line": {"color": "#636efa", "dash": "solid"}, "mode": "lines", "name": "NON-CRIMINAL", "showlegend": true, "type": "scatter", "x": [2003, 2009, 2010, 2012, 2013, 2014, 2015, 2016, 2017, 2018, 2019], "xaxis": "x", "y": [1, 1, 1, 6, 4, 17, 16, 49, 37, 36, 4], "yaxis": "y"}, {"hoverlabel": {"namelength": 0}, "hovertemplate": "<b>%{hovertext}</b><br><br>Primary Type=HUMAN TRAFFICKING<br>Year=%{x}<br>CrimeCount=%{y}", "hovertext": ["HUMAN TRAFFICKING", "HUMAN TRAFFICKING", "HUMAN TRAFFICKING", "HUMAN TRAFFICKING", "HUMAN TRAFFICKING", "HUMAN TRAFFICKING", "HUMAN TRAFFICKING", "HUMAN TRAFFICKING", "HUMAN TRAFFICKING"], "legendgroup": "HUMAN TRAFFICKING", "line": {"color": "#EF553B", "dash": "solid"}, "mode": "lines", "name": "HUMAN TRAFFICKING", "showlegend": true, "type": "scatter", "x": [2010, 2013, 2014, 2015, 2016, 2017, 2018, 2019, 2020], "xaxis": "x", "y": [1, 2, 2, 13, 11, 10, 12, 13, 1], "yaxis": "y"}, {"hoverlabel": {"namelength": 0}, "hovertemplate": "<b>%{hovertext}</b><br><br>Primary Type=NON-CRIMINAL (SUBJECT SPECIFIED)<br>Year=%{x}<br>CrimeCount=%{y}", "hovertext": ["NON-CRIMINAL (SUBJECT SPECIFIED)", "NON-CRIMINAL (SUBJECT SPECIFIED)", "NON-CRIMINAL (SUBJECT SPECIFIED)", "NON-CRIMINAL (SUBJECT SPECIFIED)", "NON-CRIMINAL (SUBJECT SPECIFIED)"], "legendgroup": "NON-CRIMINAL (SUBJECT SPECIFIED)", "line": {"color": "#00cc96", "dash": "solid"}, "mode": "lines", "name": "NON-CRIMINAL (SUBJECT SPECIFIED)", "showlegend": true, "type": "scatter", "x": [2012, 2014, 2016, 2017, 2018], "xaxis": "x", "y": [2, 1, 1, 2, 3], "yaxis": "y"}, {"hoverlabel": {"namelength": 0}, "hovertemplate": "<b>%{hovertext}</b><br><br>Primary Type=NON - CRIMINAL<br>Year=%{x}<br>CrimeCount=%{y}", "hovertext": ["NON - CRIMINAL", "NON - CRIMINAL", "NON - CRIMINAL", "NON - CRIMINAL"], "legendgroup": "NON - CRIMINAL", "line": {"color": "#ab63fa", "dash": "solid"}, "mode": "lines", "name": "NON - CRIMINAL", "showlegend": true, "type": "scatter", "x": [2013, 2014, 2015, 2016], "xaxis": "x", "y": [3, 10, 20, 5], "yaxis": "y"}, {"hoverlabel": {"namelength": 0}, "hovertemplate": "<b>%{hovertext}</b><br><br>Primary Type=CONCEALED CARRY LICENSE VIOLATION<br>Year=%{x}<br>CrimeCount=%{y}", "hovertext": ["CONCEALED CARRY LICENSE VIOLATION", "CONCEALED CARRY LICENSE VIOLATION", "CONCEALED CARRY LICENSE VIOLATION", "CONCEALED CARRY LICENSE VIOLATION", "CONCEALED CARRY LICENSE VIOLATION", "CONCEALED CARRY LICENSE VIOLATION", "CONCEALED CARRY LICENSE VIOLATION"], "legendgroup": "CONCEALED CARRY LICENSE VIOLATION", "line": {"color": "#FFA15A", "dash": "solid"}, "mode": "lines", "name": "CONCEALED CARRY LICENSE VIOLATION", "showlegend": true, "type": "scatter", "x": [2014, 2015, 2016, 2017, 2018, 2019, 2020], "xaxis": "x", "y": [15, 34, 36, 69, 149, 217, 30], "yaxis": "y"}], "layout": {"height": 800, "legend": {"title": {"text": "Primary Type"}, "tracegroupgap": 0}, "margin": {"t": 60}, "width": 1000, "xaxis": {"anchor": "y", "domain": [0, 1], "title": {"text": "Year"}}, "yaxis": {"anchor": "x", "domain": [0, 1], "title": {"text": "CrimeCount"}}}}
